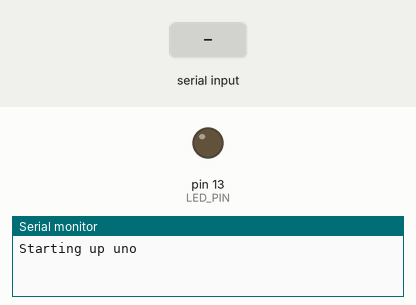
This sketch was run on a simulated Arduino Uno, built with avr-gcc and run on an emulated ATmega328P. On the bench: output pins drawn as LEDs (lit = HIGH), the last lines printed to the serial monitor. The test bench sets the inputs (shaded band). Random numbers use the default seed unless the sketch sets one.

Above: at 2.4 s.
2.5 s: "1\n" received over the second serial link
At 4.4 s:
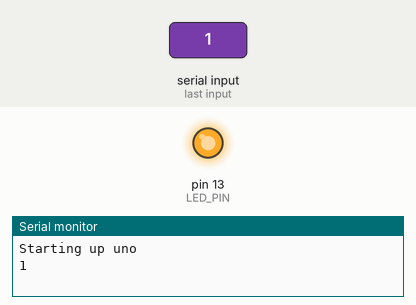
Timing chart, 0 to 8.8 s (numbered marks = the images above; inputs shaded):
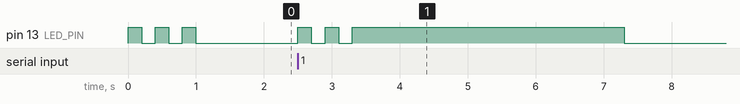

The sketch:

JDY_40_multicast_node.ino
```cpp
#include <SoftwareSerial.h>
#include <ArduinoJson.h>

#define LED_PIN 13

const char* myName = "uno";  // Replace with the actual device name
const int min_temp = 600;    // For randomly generating test temp value
const int temp_range = 100;

SoftwareSerial mySerial(10, 11); // RX, TX

void blink()
{
  digitalWrite(LED_PIN, HIGH);
  delay(200);
  digitalWrite(LED_PIN, LOW);
  delay(200);
}

void setup() {
  pinMode(LED_PIN, OUTPUT);

  blink();
  blink();
  blink();

  Serial.begin(9600);
  Serial.print("Starting up ");
  Serial.println(myName);
  mySerial.begin(9600);
}

void loop() {
  if (mySerial.available() > 0) {
    String input = mySerial.readStringUntil('\n');
    Serial.println(input);
    blink();

    if (input.length() > 0) {
      StaticJsonDocument<256> doc;  // Adjust size if needed for larger JSON
      DeserializationError error = deserializeJson(doc, input);

      blink();

      if (error) {
          digitalWrite(LED_PIN, HIGH);
          delay(1000);
          digitalWrite(LED_PIN, LOW);
        return;
      }

      const char* destination = doc["destination"];
      if (destination && strcmp(destination, myName) == 0) {

        blink();
        Serial.println("  Destination is me");

        float fake_value = (min_temp + random(0, temp_range)) * 0.1;

        StaticJsonDocument<256> response;
        response["source"] = myName;
        response["destination"] = "hub";
        response["temperature"] = fake_value;

        char response_buffer[256];

        serializeJson(response, response_buffer, 256);

        Serial.print(response_buffer);
        Serial.print("\r\n");

        mySerial.print(response_buffer);
        mySerial.print("\r\n");
      }
      else
      {
          digitalWrite(LED_PIN, HIGH);
          delay(4000);
          digitalWrite(LED_PIN, LOW);
      }
    }
  }
}
```

Measured:
- after the input at 2.5 s, pin 13 (LED_PIN): goes HIGH 0.20 s, LOW 0.20 s, HIGH 0.20 s, LOW 0.20 s, HIGH 4.0 s, then LOW, starting at once
